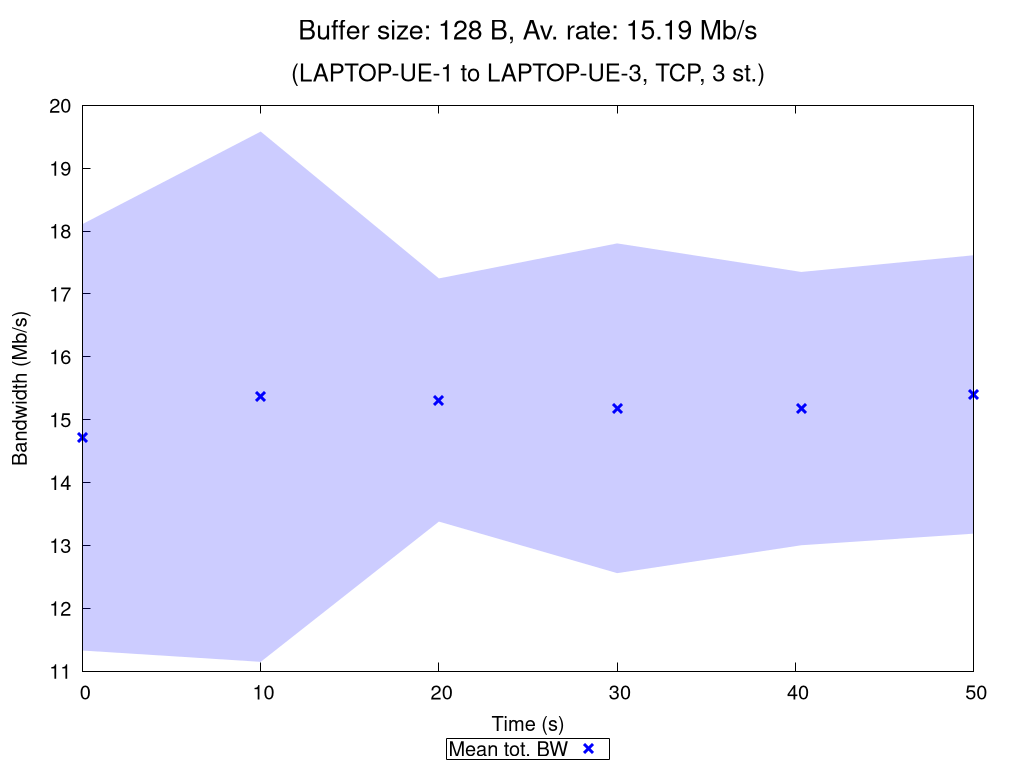

Here is the gnuplot script that generated this plot:
set terminal pngcairo nocrop enhanced size 1024,768 font "Verdana,15"
set output "TCP_3_st_2020_10_06_16-04-51_one2two_00128B.png"

set title "{/=20 Buffer size: 128 B, Av. rate: 15.19 Mb/s}\n\n{/=18 (LAPTOP-UE-1 to LAPTOP-UE-3, TCP, 3 st.)}"

set xlabel "Time (s)"
set ylabel "Bandwidth (Mb/s)"
set ytics nomirror
set key bmargin center horizontal box samplen 1 width -1
set bmargin 4.6
set rmargin 4.5

rf = 1000000.0  # rate factor
set style fill transparent solid 0.2 noborder
set autoscale xfix
plot "TCP_3_st_2020_10_06_16-04-51_one2two_00128B_iperf_processed.dat" using 1:($2/rf-$3/rf):($2/rf+$3/rf) with filledcurves lc rgb "blue" notitle, \
     "" using 1:($2/rf) with points pt 2 ps 1.5 lw 3 lc rgb "blue" title "Mean tot. BW", \
